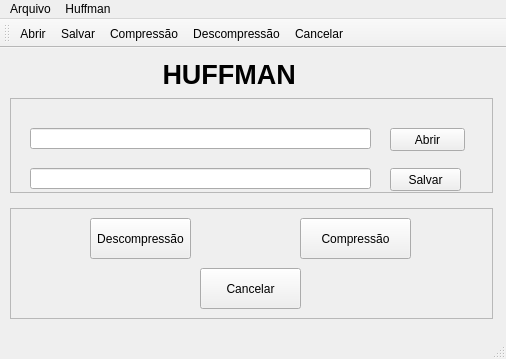
<?xml version="1.0" encoding="UTF-8"?>
<ui version="4.0">
 <class>MainWindow</class>
 <widget class="QMainWindow" name="MainWindow">
  <property name="geometry">
   <rect>
    <x>0</x>
    <y>0</y>
    <width>506</width>
    <height>359</height>
   </rect>
  </property>
  <property name="windowTitle">
   <string>MainWindow</string>
  </property>
  <widget class="QWidget" name="centralWidget">
   <widget class="QFrame" name="frame">
    <property name="geometry">
     <rect>
      <x>10</x>
      <y>160</y>
      <width>483</width>
      <height>111</height>
     </rect>
    </property>
    <property name="frameShape">
     <enum>QFrame::StyledPanel</enum>
    </property>
    <property name="frameShadow">
     <enum>QFrame::Raised</enum>
    </property>
    <widget class="QPushButton" name="Descompressao">
     <property name="enabled">
      <bool>true</bool>
     </property>
     <property name="geometry">
      <rect>
       <x>80</x>
       <y>10</y>
       <width>101</width>
       <height>41</height>
      </rect>
     </property>
     <property name="text">
      <string>Descompressão</string>
     </property>
     <property name="icon">
      <iconset resource="icones.qrc">
       <normaloff>:/Icones/1431176235_open-file.png</normaloff>:/Icones/1431176235_open-file.png</iconset>
     </property>
    </widget>
    <widget class="QPushButton" name="Compressao">
     <property name="geometry">
      <rect>
       <x>290</x>
       <y>10</y>
       <width>111</width>
       <height>41</height>
      </rect>
     </property>
     <property name="text">
      <string>Compressão</string>
     </property>
     <property name="icon">
      <iconset resource="icones.qrc">
       <normaloff>:/Icones/1431175367_video_compress.png</normaloff>:/Icones/1431175367_video_compress.png</iconset>
     </property>
    </widget>
    <widget class="QPushButton" name="Cancelar">
     <property name="geometry">
      <rect>
       <x>190</x>
       <y>60</y>
       <width>101</width>
       <height>41</height>
      </rect>
     </property>
     <property name="text">
      <string>Cancelar</string>
     </property>
     <property name="icon">
      <iconset resource="icones.qrc">
       <normaloff>:/Icones/1431175094_Remove.png</normaloff>:/Icones/1431175094_Remove.png</iconset>
     </property>
    </widget>
   </widget>
   <widget class="QFrame" name="frame_2">
    <property name="geometry">
     <rect>
      <x>10</x>
      <y>50</y>
      <width>483</width>
      <height>95</height>
     </rect>
    </property>
    <property name="frameShape">
     <enum>QFrame::StyledPanel</enum>
    </property>
    <property name="frameShadow">
     <enum>QFrame::Raised</enum>
    </property>
    <widget class="QPushButton" name="pushButtonSalvar">
     <property name="enabled">
      <bool>true</bool>
     </property>
     <property name="geometry">
      <rect>
       <x>380</x>
       <y>70</y>
       <width>71</width>
       <height>23</height>
      </rect>
     </property>
     <property name="text">
      <string>Salvar</string>
     </property>
     <property name="icon">
      <iconset resource="icones.qrc">
       <normaloff>:/Icones/1431175329_Save.png</normaloff>:/Icones/1431175329_Save.png</iconset>
     </property>
    </widget>
    <widget class="QPushButton" name="pushButtonAbrir">
     <property name="geometry">
      <rect>
       <x>380</x>
       <y>30</y>
       <width>75</width>
       <height>23</height>
      </rect>
     </property>
     <property name="text">
      <string>Abrir</string>
     </property>
     <property name="icon">
      <iconset resource="icones.qrc">
       <normaloff>:/Icones/1431175214_Log Out.png</normaloff>:/Icones/1431175214_Log Out.png</iconset>
     </property>
    </widget>
    <widget class="QLineEdit" name="lineEdit_Abrir">
     <property name="geometry">
      <rect>
       <x>20</x>
       <y>30</y>
       <width>341</width>
       <height>21</height>
      </rect>
     </property>
    </widget>
    <widget class="QLineEdit" name="lineEdit_Salvar">
     <property name="geometry">
      <rect>
       <x>20</x>
       <y>70</y>
       <width>341</width>
       <height>21</height>
      </rect>
     </property>
    </widget>
   </widget>
   <widget class="QLabel" name="label">
    <property name="geometry">
     <rect>
      <x>140</x>
      <y>10</y>
      <width>171</width>
      <height>33</height>
     </rect>
    </property>
    <property name="font">
     <font>
      <pointsize>20</pointsize>
      <weight>75</weight>
      <bold>true</bold>
     </font>
    </property>
    <property name="text">
     <string>   HUFFMAN</string>
    </property>
   </widget>
  </widget>
  <widget class="QMenuBar" name="menuBar">
   <property name="geometry">
    <rect>
     <x>0</x>
     <y>0</y>
     <width>506</width>
     <height>21</height>
    </rect>
   </property>
   <widget class="QMenu" name="menuHuffman">
    <property name="title">
     <string>Huffman</string>
    </property>
    <addaction name="actionCompress_o"/>
    <addaction name="actionDescompress_o"/>
   </widget>
   <widget class="QMenu" name="menuAbrir">
    <property name="title">
     <string>Arquivo</string>
    </property>
    <addaction name="actionAbrir"/>
    <addaction name="actionSalvar"/>
    <addaction name="actionCancelar"/>
   </widget>
   <addaction name="menuAbrir"/>
   <addaction name="menuHuffman"/>
  </widget>
  <widget class="QToolBar" name="mainToolBar">
   <attribute name="toolBarArea">
    <enum>TopToolBarArea</enum>
   </attribute>
   <attribute name="toolBarBreak">
    <bool>false</bool>
   </attribute>
   <addaction name="actionAbrir"/>
   <addaction name="actionSalvar"/>
   <addaction name="actionCompress_o"/>
   <addaction name="actionDescompress_o"/>
   <addaction name="actionCancelar"/>
  </widget>
  <widget class="QStatusBar" name="statusBar"/>
  <action name="actionAbrir">
   <property name="icon">
    <iconset resource="icones.qrc">
     <normaloff>:/Icones/1431175214_Log Out.png</normaloff>:/Icones/1431175214_Log Out.png</iconset>
   </property>
   <property name="text">
    <string>Abrir</string>
   </property>
  </action>
  <action name="actionSalvar">
   <property name="icon">
    <iconset resource="icones.qrc">
     <normaloff>:/Icones/1431175329_Save.png</normaloff>:/Icones/1431175329_Save.png</iconset>
   </property>
   <property name="text">
    <string>Salvar</string>
   </property>
  </action>
  <action name="actionCancelar">
   <property name="icon">
    <iconset resource="icones.qrc">
     <normaloff>:/Icones/1431175094_Remove.png</normaloff>:/Icones/1431175094_Remove.png</iconset>
   </property>
   <property name="text">
    <string>Cancelar</string>
   </property>
  </action>
  <action name="actionCompress_o">
   <property name="icon">
    <iconset resource="icones.qrc">
     <normaloff>:/Icones/1431175367_video_compress.png</normaloff>:/Icones/1431175367_video_compress.png</iconset>
   </property>
   <property name="text">
    <string>Compressão</string>
   </property>
  </action>
  <action name="actionDescompress_o">
   <property name="icon">
    <iconset resource="icones.qrc">
     <normaloff>:/Icones/1431176235_open-file.png</normaloff>:/Icones/1431176235_open-file.png</iconset>
   </property>
   <property name="text">
    <string>Descompressão</string>
   </property>
  </action>
 </widget>
 <layoutdefault spacing="6" margin="11"/>
 <resources>
  <include location="icones.qrc"/>
 </resources>
 <connections/>
</ui>
